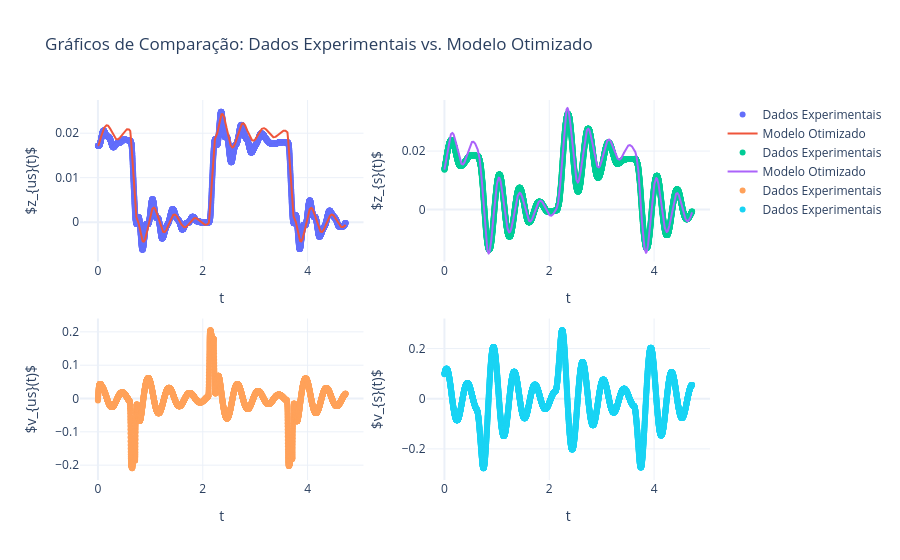

Notebook cell for this chart:
### Code cell
import plotly.graph_objects as go
from plotly.subplots import make_subplots
# Plotando os gráficos em cada um dos subplot

fig = make_subplots(rows=2, cols=2)

# Gráfico para zus
trace1_zus = go.Scatter(x=t, y=zus, mode='markers', name='Dados Experimentais')
trace2_zus = go.Scatter(x=tn, y=zus2_simulado, mode='lines', name='Modelo Otimizado')
fig.add_trace(trace1_zus, row=1, col=1)
fig.add_trace(trace2_zus, row=1, col=1)
fig.update_xaxes(title_text='t', row=1, col=1)
fig.update_yaxes(title_text='$z_{us}(t)$', row=1, col=1)

# Gráfico para zs
trace1_zs = go.Scatter(x=t, y=zs, mode='markers', name='Dados Experimentais')
trace2_zs = go.Scatter(x=tn, y=zs2_simulado, mode='lines', name='Modelo Otimizado')
fig.add_trace(trace1_zs, row=1, col=2)
fig.add_trace(trace2_zs, row=1, col=2)
fig.update_xaxes(title_text='t', row=1, col=2)
fig.update_yaxes(title_text='$z_{s}(t)$', row=1, col=2)

# Gráfico para vus
trace1_vus = go.Scatter(x=t, y=vus2_simulado, mode='markers', name='Dados Experimentais')
fig.add_trace(trace1_vus, row=2, col=1)
fig.update_xaxes(title_text='t', row=2, col=1)
fig.update_yaxes(title_text='$v_{us}(t)$', row=2, col=1)

# Gráfico para vs
trace1_vs = go.Scatter(x=t, y=vs2_simulado, mode='markers', name='Dados Experimentais')
fig.add_trace(trace1_vs, row=2, col=2)
fig.update_xaxes(title_text='t', row=2, col=2)
fig.update_yaxes(title_text='$v_{s}(t)$', row=2, col=2)

fig.update_layout(
    title='Gráficos de Comparação: Dados Experimentais vs. Modelo Otimizado',
    template='plotly_white'
)
fig.show()

### Figure 1 — Plotly figure (JSON) as saved in the notebook; plotly's stock layout.template omitted (floating-point values rounded to 4 significant figures; data arrays with more than 128 entries replaced by an {"elided": "..."} marker saying what was removed)
{"data": [{"mode": "markers", "name": "Dados Experimentais", "type": "scatter", "x": {"elided": "4726 float values"}, "xaxis": "x", "y": {"elided": "4726 float values"}, "yaxis": "y"}, {"mode": "lines", "name": "Modelo Otimizado", "type": "scatter", "x": {"elided": "4726 float values"}, "xaxis": "x", "y": {"elided": "4726 float values"}, "yaxis": "y"}, {"mode": "markers", "name": "Dados Experimentais", "type": "scatter", "x": {"elided": "4726 float values"}, "xaxis": "x2", "y": {"elided": "4726 float values"}, "yaxis": "y2"}, {"mode": "lines", "name": "Modelo Otimizado", "type": "scatter", "x": {"elided": "4726 float values"}, "xaxis": "x2", "y": {"elided": "4726 float values"}, "yaxis": "y2"}, {"mode": "markers", "name": "Dados Experimentais", "type": "scatter", "x": {"elided": "4726 float values"}, "xaxis": "x3", "y": {"elided": "4726 float values"}, "yaxis": "y3"}, {"mode": "markers", "name": "Dados Experimentais", "type": "scatter", "x": {"elided": "4726 float values"}, "xaxis": "x4", "y": {"elided": "4726 float values"}, "yaxis": "y4"}], "layout": {"title": {"text": "Gráficos de Comparação: Dados Experimentais vs. Modelo Otimizado"}, "xaxis": {"anchor": "y", "domain": [0, 0.45], "title": {"text": "t"}}, "xaxis2": {"anchor": "y2", "domain": [0.55, 1], "title": {"text": "t"}}, "xaxis3": {"anchor": "y3", "domain": [0, 0.45], "title": {"text": "t"}}, "xaxis4": {"anchor": "y4", "domain": [0.55, 1], "title": {"text": "t"}}, "yaxis": {"anchor": "x", "domain": [0.575, 1], "title": {"text": "$z_{us}(t)$"}}, "yaxis2": {"anchor": "x2", "domain": [0.575, 1], "title": {"text": "$z_{s}(t)$"}}, "yaxis3": {"anchor": "x3", "domain": [0, 0.425], "title": {"text": "$v_{us}(t)$"}}, "yaxis4": {"anchor": "x4", "domain": [0, 0.425], "title": {"text": "$v_{s}(t)$"}}}}
